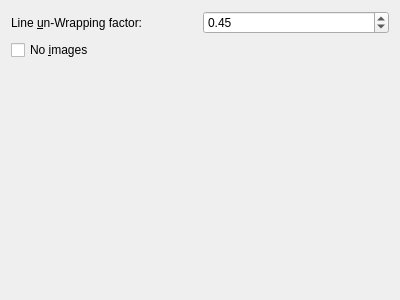
<?xml version="1.0" encoding="UTF-8"?>
<ui version="4.0">
 <class>Form</class>
 <widget class="QWidget" name="Form">
  <property name="geometry">
   <rect>
    <x>0</x>
    <y>0</y>
    <width>400</width>
    <height>300</height>
   </rect>
  </property>
  <property name="windowTitle">
   <string>Form</string>
  </property>
  <layout class="QGridLayout" name="gridLayout">
   <item row="0" column="0">
    <widget class="QLabel" name="label_2">
     <property name="text">
      <string>Line &amp;un-Wrapping factor:</string>
     </property>
     <property name="buddy">
      <cstring>opt_unwrap_factor</cstring>
     </property>
    </widget>
   </item>
   <item row="2" column="0">
    <spacer name="verticalSpacer">
     <property name="orientation">
      <enum>Qt::Vertical</enum>
     </property>
     <property name="sizeHint" stdset="0">
      <size>
       <width>20</width>
       <height>213</height>
      </size>
     </property>
    </spacer>
   </item>
   <item row="0" column="1">
    <widget class="QDoubleSpinBox" name="opt_unwrap_factor">
     <property name="maximum">
      <double>1.000000000000000</double>
     </property>
     <property name="singleStep">
      <double>0.010000000000000</double>
     </property>
     <property name="value">
      <double>0.450000000000000</double>
     </property>
    </widget>
   </item>
   <item row="1" column="0">
    <widget class="QCheckBox" name="opt_no_images">
     <property name="text">
      <string>No &amp;images</string>
     </property>
    </widget>
   </item>
  </layout>
 </widget>
 <resources/>
 <connections/>
</ui>
